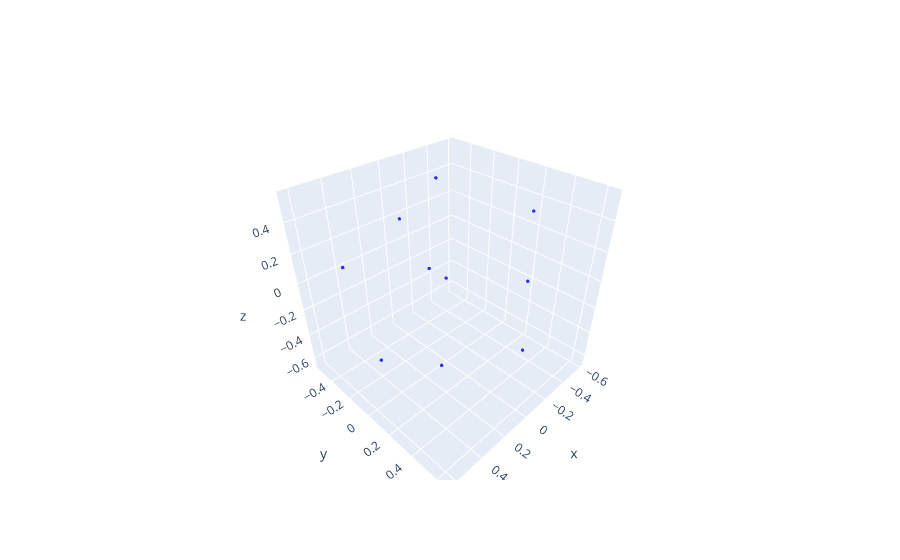

Notebook source saved alongside this figure:
### Code cell
plot_points(kernel_points[0])

### Figure 1 — Plotly figure (JSON) as saved in the notebook; plotly's stock layout.template omitted (floating-point values rounded to 4 significant figures)
{"data": [{"marker": {"color": ["blue", "blue", "blue", "blue", "blue", "blue", "blue", "blue", "blue", "blue"], "opacity": 0.8, "size": 2}, "mode": "markers", "name": "point None", "type": "scatter3d", "x": [0.627, -0.3103, -0.3144, 0.3681, 0.06704, -0.2961, 0.07856, -0.5928, 0, 0.373], "y": [0.1499, 0.362, -0.5003, 0.05628, 0.6441, -0.3901, 0.03181, 0.1893, 0, -0.5431], "z": [-0.151, 0.4593, -0.2991, 0.5438, -0.1229, 0.4408, -0.6533, -0.2164, 0, -0.001291]}], "layout": {}}
